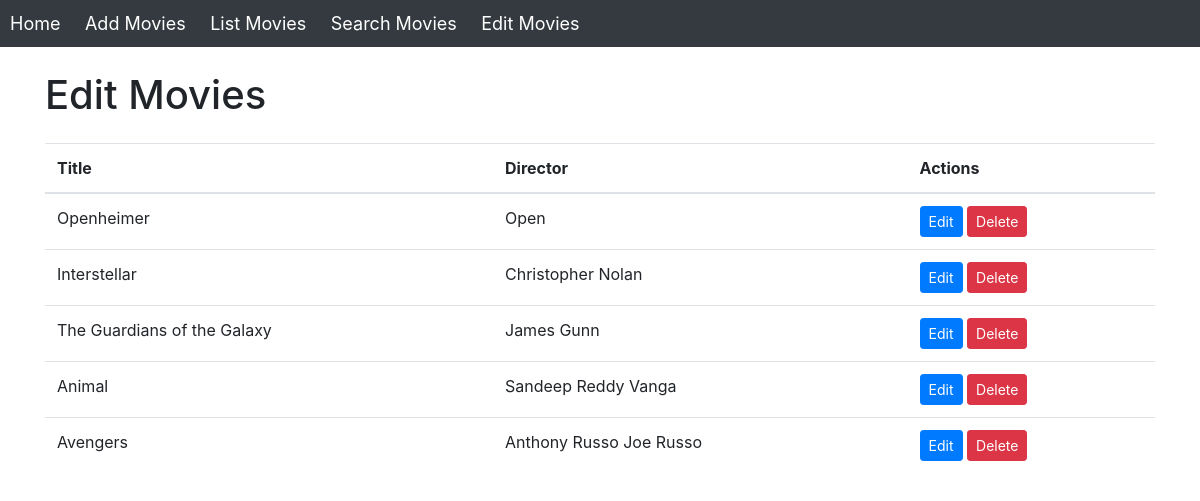
/movies/edit/, run on an earlier commit of the app's database.
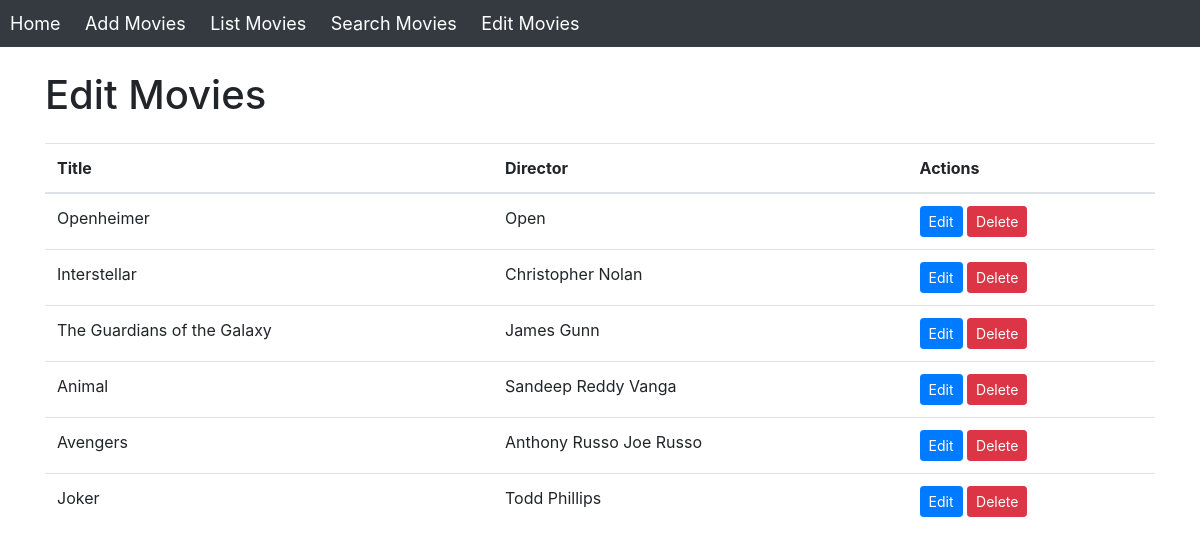
And on a later commit of the database.
### movies/models.py (models this page shows, shortened)
class Movie(models.Model):
    title = models.CharField(max_length=255)
    director = models.CharField(max_length=255)
    cast = models.TextField()
    genres = models.TextField()
    imdb_link = models.URLField()
    thumbnail_url = models.URLField()

### movies/views.py (the view)
# urls.py: path('movies/edit/', views.edit_movie_list, name='edit_movie_list'),
def edit_movie_list(request):
    movies = Movie.objects.all()
    return render(request, 'movies/edit_movie_list.html', {'movies': movies})

### movies/templates/movies/edit_movie_list.html
{% extends 'movies/base.html' %}
{% block content %}
  <div class="container mt-4">
    <h1 class="mb-4">Edit Movies</h1>
    <table class="table">
      <thead>
        <tr>
          <th>Title</th>
          <th>Director</th>
          <th>Actions</th>
        </tr>
      </thead>
      <tbody>
        {% for movie in movies %}
          <tr>
            <td>{{ movie.title }}</td>
            <td>{{ movie.director }}</td>
            <td>
              <a href="{% url 'movie_edit' pk=movie.pk %}" class="btn btn-primary btn-sm">Edit</a>
              <a href="{% url 'movie_delete' pk=movie.pk %}" class="btn btn-danger btn-sm">Delete</a>
            </td>
          </tr>
        {% endfor %}
      </tbody>
    </table>
  </div>
{% endblock %}

What changed in the data, as far as the page shows it:
added Movie: title "Joker", director "Todd Phillips"
